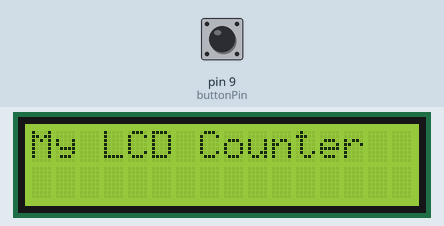
This sketch was run on a simulated Arduino Uno, built with avr-gcc and run on an emulated ATmega328P. Parts: 16×2 character LCD. The inputs (shaded band) are chosen by the test bench; at power-on: pin 9 (buttonPin) LOW.

Above: at 1.2 s.
1.3 s: pin 9 (buttonPin) pulled HIGH for 0.15 s
At 2.1 s:
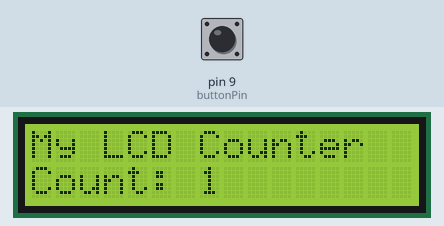
3.3 s: pin 9 (buttonPin) pulled HIGH for 1 s
At 5.2 s:
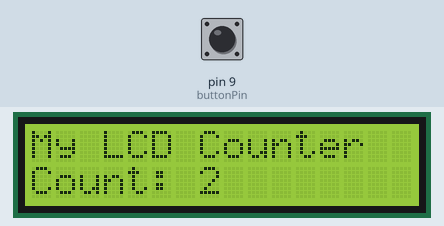
5.8 s: pin 9 (buttonPin) pulled HIGH for 0.15 s
At 6.7 s:
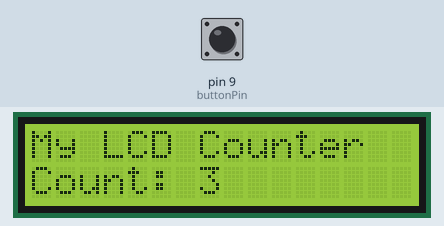
7.8 s: pin 9 (buttonPin) pulled HIGH for 1 s
At 9.8 s:
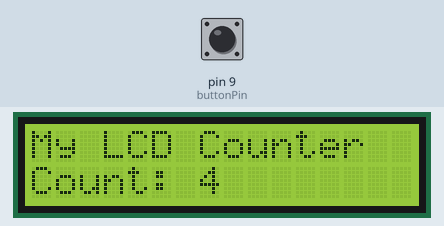
Timing chart, 0 to 11.3 s (numbered marks = the images above; inputs shaded):
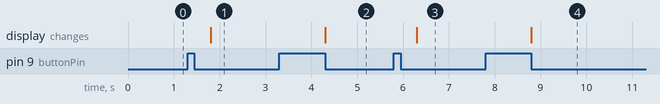

Measured:
- after the input at 1.3 s, the display: changes after 0.50 s (image 1)
- after the input at 3.3 s, the display: changes after 1.0 s (image 2)
- after the input at 5.8 s, the display: changes after 0.50 s (image 3)
- after the input at 7.8 s, the display: changes after 1.0 s (image 4)

The sketch:

Question1.ino
```cpp
#include <LiquidCrystal.h>

// Initialize the library with the numbers of the interface pins
LiquidCrystal lcd(7, 6, 5, 4, 3, 2);

const int buttonPin = 9;
const int buttonState = 0;
int lastButtonState = 0;
int counter = 0;

void setup() {
  lcd.begin(16, 2); // LCD's number of columns and rows
  lcd.print("My LCD Counter");

  pinMode(buttonPin, INPUT);//_PULLUP
}

void loop() {
  int reading = digitalRead(buttonPin);

  if (reading != lastButtonState) {
    if (reading == LOW) {
      counter++;
      lcd.setCursor(0, 1);
      lcd.print("Count: ");
      lcd.print(counter);
    }
    delay(500);
  }

  lastButtonState = reading;
}
```
